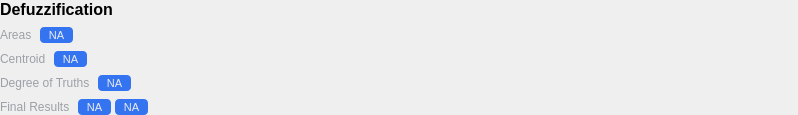
                             <widget class="QWidget" name="verticalWidget_2" native="true">
                              <property name="minimumSize">
                               <size>
                                <width>0</width>
                                <height>0</height>
                               </size>
                              </property>
                              <layout class="QVBoxLayout" name="verticalLayout_14">
                               <property name="spacing">
                                <number>8</number>
                               </property>
                               <property name="leftMargin">
                                <number>0</number>
                               </property>
                               <property name="topMargin">
                                <number>0</number>
                               </property>
                               <property name="rightMargin">
                                <number>8</number>
                               </property>
                               <property name="bottomMargin">
                                <number>0</number>
                               </property>
                               <item>
                                <widget class="QLabel" name="label_8">
                                 <property name="font">
                                  <font>
                                   <pointsize>12</pointsize>
                                   <bold>true</bold>
                                  </font>
                                 </property>
                                 <property name="text">
                                  <string>Defuzzification</string>
                                 </property>
                                </widget>
                               </item>
                               <item alignment="Qt::AlignmentFlag::AlignLeft|Qt::AlignmentFlag::AlignTop">
                                <widget class="QWidget" name="verticalWidget_6" native="true">
                                 <property name="minimumSize">
                                  <size>
                                   <width>790</width>
                                   <height>0</height>
                                  </size>
                                 </property>
                                 <layout class="QVBoxLayout" name="verticalLayout_19">
                                  <property name="spacing">
                                   <number>8</number>
                                  </property>
                                  <property name="leftMargin">
                                   <number>0</number>
                                  </property>
                                  <property name="topMargin">
                                   <number>0</number>
                                  </property>
                                  <property name="rightMargin">
                                   <number>8</number>
                                  </property>
                                  <property name="bottomMargin">
                                   <number>0</number>
                                  </property>
                                  <item alignment="Qt::AlignmentFlag::AlignLeft|Qt::AlignmentFlag::AlignTop">
                                   <widget class="QWidget" name="horizontalWidget_14" native="true">
                                    <layout class="QHBoxLayout" name="horizontalLayout_15">
                                     <property name="spacing">
                                      <number>0</number>
                                     </property>
                                     <property name="leftMargin">
                                      <number>0</number>
                                     </property>
                                     <property name="topMargin">
                                      <number>0</number>
                                     </property>
                                     <property name="rightMargin">
                                      <number>0</number>
                                     </property>
                                     <property name="bottomMargin">
                                      <number>0</number>
                                     </property>
                                     <item>
                                      <widget class="QLabel" name="label_12">
                                       <property name="styleSheet">
                                        <string notr="true">QLabel {
	color: #9DA0A8;
}</string>
                                       </property>
                                       <property name="text">
                                        <string>Areas</string>
                                       </property>
                                      </widget>
                                     </item>
                                     <item>
                                      <widget class="QWidget" name="horizontalWidget_15" native="true">
                                       <layout class="QHBoxLayout" name="horizontalLayout_16">
                                        <property name="spacing">
                                         <number>0</number>
                                        </property>
                                        <property name="leftMargin">
                                         <number>8</number>
                                        </property>
                                        <property name="topMargin">
                                         <number>0</number>
                                        </property>
                                        <property name="rightMargin">
                                         <number>0</number>
                                        </property>
                                        <property name="bottomMargin">
                                         <number>0</number>
                                        </property>
                                        <item>
                                         <widget class="QLabel" name="label_29">
                                          <property name="sizePolicy">
                                           <sizepolicy hsizetype="Expanding" vsizetype="Expanding">
                                            <horstretch>0</horstretch>
                                            <verstretch>0</verstretch>
                                           </sizepolicy>
                                          </property>
                                          <property name="minimumSize">
                                           <size>
                                            <width>0</width>
                                            <height>0</height>
                                           </size>
                                          </property>
                                          <property name="maximumSize">
                                           <size>
                                            <width>16777215</width>
                                            <height>16</height>
                                           </size>
                                          </property>
                                          <property name="font">
                                           <font>
                                            <pointsize>8</pointsize>
                                           </font>
                                          </property>
                                          <property name="styleSheet">
                                           <string notr="true">QLabel {
    color: #EBECF0;
	background: #3574F0;
    padding: 2px 8px;
    border-radius: 4px;
}</string>
                                          </property>
                                          <property name="lineWidth">
                                           <number>0</number>
                                          </property>
                                          <property name="text">
                                           <string>NA</string>
                                          </property>
                                          <property name="alignment">
                                           <set>Qt::AlignmentFlag::AlignCenter</set>
                                          </property>
                                          <property name="indent">
                                           <number>0</number>
                                          </property>
                                         </widget>
                                        </item>
                                       </layout>
                                      </widget>
                                     </item>
                                    </layout>
                                   </widget>
                                  </item>
                                  <item alignment="Qt::AlignmentFlag::AlignLeft|Qt::AlignmentFlag::AlignTop">
                                   <widget class="QWidget" name="horizontalWidget_16" native="true">
                                    <layout class="QHBoxLayout" name="horizontalLayout_17">
                                     <property name="spacing">
                                      <number>0</number>
                                     </property>
                                     <property name="leftMargin">
                                      <number>0</number>
                                     </property>
                                     <property name="topMargin">
                                      <number>0</number>
                                     </property>
                                     <property name="rightMargin">
                                      <number>0</number>
                                     </property>
                                     <property name="bottomMargin">
                                      <number>0</number>
                                     </property>
                                     <item>
                                      <widget class="QLabel" name="label_13">
                                       <property name="styleSheet">
                                        <string notr="true">QLabel {
	color: #9DA0A8;
}</string>
                                       </property>
                                       <property name="text">
                                        <string>Centroid</string>
                                       </property>
                                      </widget>
                                     </item>
                                     <item>
                                      <widget class="QWidget" name="horizontalWidget_17" native="true">
                                       <layout class="QHBoxLayout" name="horizontalLayout_18">
                                        <property name="spacing">
                                         <number>0</number>
                                        </property>
                                        <property name="leftMargin">
                                         <number>8</number>
                                        </property>
                                        <property name="topMargin">
                                         <number>0</number>
                                        </property>
                                        <property name="rightMargin">
                                         <number>0</number>
                                        </property>
                                        <property name="bottomMargin">
                                         <number>0</number>
                                        </property>
                                        <item>
                                         <widget class="QLabel" name="label_28">
                                          <property name="sizePolicy">
                                           <sizepolicy hsizetype="Expanding" vsizetype="Expanding">
                                            <horstretch>0</horstretch>
                                            <verstretch>0</verstretch>
                                           </sizepolicy>
                                          </property>
                                          <property name="minimumSize">
                                           <size>
                                            <width>0</width>
                                            <height>0</height>
                                           </size>
                                          </property>
                                          <property name="maximumSize">
                                           <size>
                                            <width>16777215</width>
                                            <height>16</height>
                                           </size>
                                          </property>
                                          <property name="font">
                                           <font>
                                            <pointsize>8</pointsize>
                                           </font>
                                          </property>
                                          <property name="styleSheet">
                                           <string notr="true">QLabel {
    color: #EBECF0;
	background: #3574F0;
    padding: 2px 8px;
    border-radius: 4px;
}</string>
                                          </property>
                                          <property name="lineWidth">
                                           <number>0</number>
                                          </property>
                                          <property name="text">
                                           <string>NA</string>
                                          </property>
                                          <property name="alignment">
                                           <set>Qt::AlignmentFlag::AlignCenter</set>
                                          </property>
                                          <property name="indent">
                                           <number>0</number>
                                          </property>
                                         </widget>
                                        </item>
                                       </layout>
                                      </widget>
                                     </item>
                                    </layout>
                                   </widget>
                                  </item>
                                  <item alignment="Qt::AlignmentFlag::AlignLeft">
                                   <widget class="QWidget" name="horizontalWidget_18" native="true">
                                    <property name="sizePolicy">
                                     <sizepolicy hsizetype="Expanding" vsizetype="Expanding">
                                      <horstretch>0</horstretch>
                                      <verstretch>0</verstretch>
                                     </sizepolicy>
                                    </property>
                                    <property name="minimumSize">
                                     <size>
                                      <width>0</width>
                                      <height>0</height>
                                     </size>
                                    </property>
                                    <layout class="QHBoxLayout" name="horizontalLayout_19">
                                     <property name="spacing">
                                      <number>0</number>
                                     </property>
                                     <property name="leftMargin">
                                      <number>0</number>
                                     </property>
                                     <property name="topMargin">
                                      <number>0</number>
                                     </property>
                                     <property name="rightMargin">
                                      <number>0</number>
                                     </property>
                                     <property name="bottomMargin">
                                      <number>0</number>
                                     </property>
                                     <item>
                                      <widget class="QLabel" name="label_14">
                                       <property name="styleSheet">
                                        <string notr="true">QLabel {
	color: #9DA0A8;
}</string>
                                       </property>
                                       <property name="text">
                                        <string>Degree of Truths</string>
                                       </property>
                                      </widget>
                                     </item>
                                     <item alignment="Qt::AlignmentFlag::AlignLeft">
                                      <widget class="QWidget" name="horizontalWidget_19" native="true">
                                       <layout class="QHBoxLayout" name="horizontalLayout_20">
                                        <property name="spacing">
                                         <number>0</number>
                                        </property>
                                        <property name="leftMargin">
                                         <number>8</number>
                                        </property>
                                        <property name="topMargin">
                                         <number>0</number>
                                        </property>
                                        <property name="rightMargin">
                                         <number>0</number>
                                        </property>
                                        <property name="bottomMargin">
                                         <number>0</number>
                                        </property>
                                        <item alignment="Qt::AlignmentFlag::AlignLeft">
                                         <widget class="QLabel" name="label_27">
                                          <property name="sizePolicy">
                                           <sizepolicy hsizetype="Expanding" vsizetype="Expanding">
                                            <horstretch>0</horstretch>
                                            <verstretch>0</verstretch>
                                           </sizepolicy>
                                          </property>
                                          <property name="minimumSize">
                                           <size>
                                            <width>0</width>
                                            <height>0</height>
                                           </size>
                                          </property>
                                          <property name="maximumSize">
                                           <size>
                                            <width>16777215</width>
                                            <height>16</height>
                                           </size>
                                          </property>
                                          <property name="font">
                                           <font>
                                            <pointsize>8</pointsize>
                                           </font>
                                          </property>
                                          <property name="styleSheet">
                                           <string notr="true">QLabel {
    color: #EBECF0;
	background: #3574F0;
    padding: 2px 8px;
    border-radius: 4px;
}</string>
                                          </property>
                                          <property name="lineWidth">
                                           <number>0</number>
                                          </property>
                                          <property name="text">
                                           <string>NA</string>
                                          </property>
                                          <property name="textFormat">
                                           <enum>Qt::TextFormat::AutoText</enum>
                                          </property>
                                          <property name="scaledContents">
                                           <bool>false</bool>
                                          </property>
                                          <property name="alignment">
                                           <set>Qt::AlignmentFlag::AlignCenter</set>
                                          </property>
                                          <property name="wordWrap">
                                           <bool>false</bool>
                                          </property>
                                          <property name="indent">
                                           <number>0</number>
                                          </property>
                                         </widget>
                                        </item>
                                       </layout>
                                      </widget>
                                     </item>
                                    </layout>
                                   </widget>
                                  </item>
                                  <item alignment="Qt::AlignmentFlag::AlignLeft">
                                   <widget class="QWidget" name="horizontalWidget_20" native="true">
                                    <layout class="QHBoxLayout" name="horizontalLayout_21">
                                     <property name="spacing">
                                      <number>0</number>
                                     </property>
                                     <property name="leftMargin">
                                      <number>0</number>
                                     </property>
                                     <property name="topMargin">
                                      <number>0</number>
                                     </property>
                                     <property name="rightMargin">
                                      <number>0</number>
                                     </property>
                                     <property name="bottomMargin">
                                      <number>0</number>
                                     </property>
                                     <item>
                                      <widget class="QLabel" name="label_24">
                                       <property name="styleSheet">
                                        <string notr="true">QLabel {
	color: #9DA0A8;
}</string>
                                       </property>
                                       <property name="text">
                                        <string>Final Results</string>
                                       </property>
                                      </widget>
                                     </item>
                                     <item alignment="Qt::AlignmentFlag::AlignLeft">
                                      <widget class="QWidget" name="horizontalWidget_21" native="true">
                                       <layout class="QHBoxLayout" name="horizontalLayout_22">
                                        <property name="spacing">
                                         <number>4</number>
                                        </property>
                                        <property name="leftMargin">
                                         <number>8</number>
                                        </property>
                                        <property name="topMargin">
                                         <number>0</number>
                                        </property>
                                        <property name="rightMargin">
                                         <number>0</number>
                                        </property>
                                        <property name="bottomMargin">
                                         <number>0</number>
                                        </property>
                                        <item>
                                         <widget class="QLabel" name="label_25">
                                          <property name="sizePolicy">
                                           <sizepolicy hsizetype="Expanding" vsizetype="Expanding">
                                            <horstretch>0</horstretch>
                                            <verstretch>0</verstretch>
                                           </sizepolicy>
                                          </property>
                                          <property name="minimumSize">
                                           <size>
                                            <width>0</width>
                                            <height>0</height>
                                           </size>
                                          </property>
                                          <property name="maximumSize">
                                           <size>
                                            <width>16777215</width>
                                            <height>16</height>
                                           </size>
                                          </property>
                                          <property name="font">
                                           <font>
                                            <pointsize>8</pointsize>
                                           </font>
                                          </property>
                                          <property name="styleSheet">
                                           <string notr="true">QLabel {
    color: #EBECF0;
	background: #3574F0;
    padding: 2px 8px;
    border-radius: 4px;
}</string>
                                          </property>
                                          <property name="lineWidth">
                                           <number>0</number>
                                          </property>
                                          <property name="text">
                                           <string>NA</string>
                                          </property>
                                          <property name="alignment">
                                           <set>Qt::AlignmentFlag::AlignCenter</set>
                                          </property>
                                          <property name="indent">
                                           <number>0</number>
                                          </property>
                                         </widget>
                                        </item>
                                        <item>
                                         <widget class="QLabel" name="label_26">
                                          <property name="sizePolicy">
                                           <sizepolicy hsizetype="Expanding" vsizetype="Expanding">
                                            <horstretch>0</horstretch>
                                            <verstretch>0</verstretch>
                                           </sizepolicy>
                                          </property>
                                          <property name="minimumSize">
                                           <size>
                                            <width>0</width>
                                            <height>0</height>
                                           </size>
                                          </property>
                                          <property name="maximumSize">
                                           <size>
                                            <width>16777215</width>
                                            <height>16</height>
                                           </size>
                                          </property>
                                          <property name="font">
                                           <font>
                                            <pointsize>8</pointsize>
                                           </font>
                                          </property>
                                          <property name="styleSheet">
                                           <string notr="true">QLabel {
    color: #EBECF0;
	background: #3574F0;
    padding: 2px 8px;
    border-radius: 4px;
}</string>
                                          </property>
                                          <property name="lineWidth">
                                           <number>0</number>
                                          </property>
                                          <property name="text">
                                           <string>NA</string>
                                          </property>
                                          <property name="alignment">
                                           <set>Qt::AlignmentFlag::AlignCenter</set>
                                          </property>
                                          <property name="indent">
                                           <number>0</number>
                                          </property>
                                         </widget>
                                        </item>
                                       </layout>
                                      </widget>
                                     </item>
                                    </layout>
                                   </widget>
                                  </item>
                                 </layout>
                                </widget>
                               </item>
                              </layout>
                             </widget>
